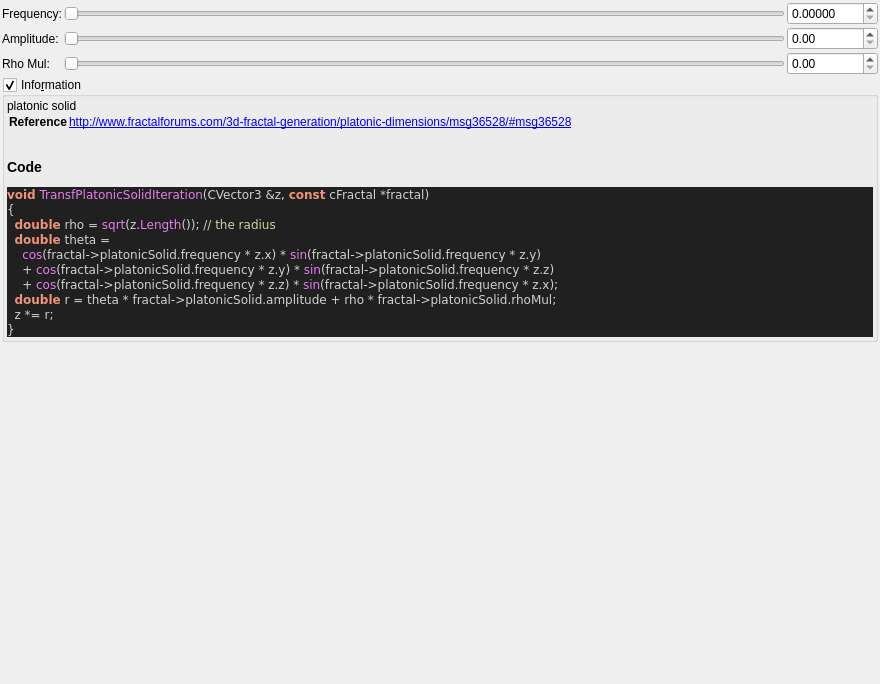
<?xml version="1.0" encoding="UTF-8"?>
<ui version="4.0">
 <class>transf_platonic_solid</class>
 <widget class="QWidget" name="Form">
  <property name="geometry">
   <rect>
    <x>0</x>
    <y>0</y>
    <width>880</width>
    <height>684</height>
   </rect>
  </property>
  <property name="windowTitle">
   <string notr="true">transf_platonic_solid</string>
  </property>
  <layout class="QVBoxLayout" name="verticalLayout">
   <property name="spacing">
    <number>2</number>
   </property>
   <property name="leftMargin">
    <number>2</number>
   </property>
   <property name="topMargin">
    <number>2</number>
   </property>
   <property name="rightMargin">
    <number>2</number>
   </property>
   <property name="bottomMargin">
    <number>2</number>
   </property>
   <item>
    <layout class="QGridLayout" name="gridLayout">
     <property name="spacing">
      <number>2</number>
     </property>
     <item row="0" column="0">
      <widget class="QLabel" name="label_frequency">
       <property name="text">
        <string>Frequency:</string>
       </property>
      </widget>
     </item>
     <item row="0" column="1">
      <widget class="QSlider" name="slider_platonic_solid_frequency">
       <property name="sizePolicy">
        <sizepolicy hsizetype="Expanding" vsizetype="Maximum">
         <horstretch>0</horstretch>
         <verstretch>0</verstretch>
        </sizepolicy>
       </property>
       <property name="maximum">
        <number>2000</number>
       </property>
       <property name="singleStep">
        <number>1</number>
       </property>
       <property name="orientation">
        <enum>Qt::Horizontal</enum>
       </property>
      </widget>
     </item>
     <item row="0" column="2">
      <widget class="MyDoubleSpinBox" name="spinbox_platonic_solid_frequency">
       <property name="sizePolicy">
        <sizepolicy hsizetype="Minimum" vsizetype="Maximum">
         <horstretch>0</horstretch>
         <verstretch>0</verstretch>
        </sizepolicy>
       </property>
       <property name="prefix">
        <string/>
       </property>
       <property name="suffix">
        <string/>
       </property>
       <property name="decimals">
        <number>5</number>
       </property>
       <property name="minimum">
        <double>0.000000000000000</double>
       </property>
       <property name="maximum">
        <double>1000.000000000000000</double>
       </property>
       <property name="singleStep">
        <double>0.100000000000000</double>
       </property>
      </widget>
     </item>
     <item row="1" column="0">
      <widget class="QLabel" name="label_amplitude">
       <property name="text">
        <string>Amplitude:</string>
       </property>
      </widget>
     </item>
     <item row="1" column="1">
      <widget class="QSlider" name="slider_platonic_solid_amplitude">
       <property name="sizePolicy">
        <sizepolicy hsizetype="Expanding" vsizetype="Maximum">
         <horstretch>0</horstretch>
         <verstretch>0</verstretch>
        </sizepolicy>
       </property>
       <property name="maximum">
        <number>2000</number>
       </property>
       <property name="singleStep">
        <number>1</number>
       </property>
       <property name="orientation">
        <enum>Qt::Horizontal</enum>
       </property>
      </widget>
     </item>
     <item row="1" column="2">
      <widget class="MyDoubleSpinBox" name="spinbox_platonic_solid_amplitude">
       <property name="sizePolicy">
        <sizepolicy hsizetype="Minimum" vsizetype="Maximum">
         <horstretch>0</horstretch>
         <verstretch>0</verstretch>
        </sizepolicy>
       </property>
       <property name="prefix">
        <string/>
       </property>
       <property name="suffix">
        <string/>
       </property>
       <property name="decimals">
        <number>2</number>
       </property>
       <property name="minimum">
        <double>0.000000000000000</double>
       </property>
       <property name="maximum">
        <double>1000.000000000000000</double>
       </property>
       <property name="singleStep">
        <double>0.100000000000000</double>
       </property>
      </widget>
     </item>
     <item row="2" column="0">
      <widget class="QLabel" name="label_rhoMul">
       <property name="text">
        <string>Rho Mul:</string>
       </property>
      </widget>
     </item>
     <item row="2" column="1">
      <widget class="QSlider" name="slider_platonic_solid_rhoMul">
       <property name="sizePolicy">
        <sizepolicy hsizetype="Expanding" vsizetype="Maximum">
         <horstretch>0</horstretch>
         <verstretch>0</verstretch>
        </sizepolicy>
       </property>
       <property name="maximum">
        <number>2000</number>
       </property>
       <property name="singleStep">
        <number>1</number>
       </property>
       <property name="orientation">
        <enum>Qt::Horizontal</enum>
       </property>
      </widget>
     </item>
     <item row="2" column="2">
      <widget class="MyDoubleSpinBox" name="spinbox_platonic_solid_rhoMul">
       <property name="sizePolicy">
        <sizepolicy hsizetype="Minimum" vsizetype="Maximum">
         <horstretch>0</horstretch>
         <verstretch>0</verstretch>
        </sizepolicy>
       </property>
       <property name="prefix">
        <string/>
       </property>
       <property name="suffix">
        <string/>
       </property>
       <property name="decimals">
        <number>2</number>
       </property>
       <property name="minimum">
        <double>0.000000000000000</double>
       </property>
       <property name="maximum">
        <double>1000.000000000000000</double>
       </property>
       <property name="singleStep">
        <double>0.100000000000000</double>
       </property>
      </widget>
     </item>
    </layout>
   </item>
   <item>
    <widget class="MyGroupBox" name="groupCheck_info">
     <property name="title">
      <string>Info&amp;rmation</string>
     </property>
     <property name="flat">
      <bool>false</bool>
     </property>
     <property name="checkable">
      <bool>true</bool>
     </property>
     <layout class="QVBoxLayout" name="verticalLayout_2">
      <property name="spacing">
       <number>2</number>
      </property>
      <property name="leftMargin">
       <number>2</number>
      </property>
      <property name="topMargin">
       <number>2</number>
      </property>
      <property name="rightMargin">
       <number>2</number>
      </property>
      <property name="bottomMargin">
       <number>2</number>
      </property>
      <item>
       <widget class="QLabel" name="label_code_content">
        <property name="text">
         <string notr="true">&lt;p&gt;platonic solid&lt;/p&gt;&lt;table&gt;
&lt;tr&gt;&lt;th&gt;Reference&lt;/th&gt;&lt;td&gt;&lt;a href=&quot;http://www.fractalforums.com/3d-fractal-generation/platonic-dimensions/msg36528/#msg36528&quot;&gt;http://www.fractalforums.com/3d-fractal-generation/platonic-dimensions/msg36528/#msg36528&lt;br&gt;
&lt;/td&gt;&lt;/tr&gt;
&lt;/table&gt;
&lt;h3&gt;Code&lt;/h3&gt;
&lt;body style=&quot;background-color:#202020&quot;&gt;
&lt;pre style=&quot;color:#d0d0d0; background-color:#202020;  font-family:'Courier New',monospace;&quot;&gt;&lt;span style=&quot;color:#f09479; font-weight:bold&quot;&gt;void&lt;/span&gt; &lt;span style=&quot;color:#e47eed&quot;&gt;TransfPlatonicSolidIteration&lt;/span&gt;&lt;span style=&quot;color:#d0d0d0&quot;&gt;(&lt;/span&gt;CVector3 &lt;span style=&quot;color:#d0d0d0&quot;&gt;&amp;amp;&lt;/span&gt;z&lt;span style=&quot;color:#d0d0d0&quot;&gt;,&lt;/span&gt; &lt;span style=&quot;color:#f09479; font-weight:bold&quot;&gt;const&lt;/span&gt; cFractal &lt;span style=&quot;color:#d0d0d0&quot;&gt;*&lt;/span&gt;fractal&lt;span style=&quot;color:#d0d0d0&quot;&gt;)&lt;/span&gt;
&lt;span style=&quot;color:#d0d0d0&quot;&gt;{&lt;/span&gt;
  &lt;span style=&quot;color:#f09479; font-weight:bold&quot;&gt;double&lt;/span&gt; rho &lt;span style=&quot;color:#d0d0d0&quot;&gt;=&lt;/span&gt; &lt;span style=&quot;color:#e47eed&quot;&gt;sqrt&lt;/span&gt;&lt;span style=&quot;color:#d0d0d0&quot;&gt;(&lt;/span&gt;z&lt;span style=&quot;color:#d0d0d0&quot;&gt;.&lt;/span&gt;&lt;span style=&quot;color:#e47eed&quot;&gt;Length&lt;/span&gt;&lt;span style=&quot;color:#d0d0d0&quot;&gt;());&lt;/span&gt; &lt;span style=&quot;color:#d0d0a0&quot;&gt;// the radius&lt;/span&gt;
  &lt;span style=&quot;color:#f09479; font-weight:bold&quot;&gt;double&lt;/span&gt; theta &lt;span style=&quot;color:#d0d0d0&quot;&gt;=&lt;/span&gt;
    &lt;span style=&quot;color:#e47eed&quot;&gt;cos&lt;/span&gt;&lt;span style=&quot;color:#d0d0d0&quot;&gt;(&lt;/span&gt;fractal&lt;span style=&quot;color:#d0d0d0&quot;&gt;-&amp;gt;&lt;/span&gt;platonicSolid&lt;span style=&quot;color:#d0d0d0&quot;&gt;.&lt;/span&gt;frequency &lt;span style=&quot;color:#d0d0d0&quot;&gt;*&lt;/span&gt; z&lt;span style=&quot;color:#d0d0d0&quot;&gt;.&lt;/span&gt;x&lt;span style=&quot;color:#d0d0d0&quot;&gt;) *&lt;/span&gt; &lt;span style=&quot;color:#e47eed&quot;&gt;sin&lt;/span&gt;&lt;span style=&quot;color:#d0d0d0&quot;&gt;(&lt;/span&gt;fractal&lt;span style=&quot;color:#d0d0d0&quot;&gt;-&amp;gt;&lt;/span&gt;platonicSolid&lt;span style=&quot;color:#d0d0d0&quot;&gt;.&lt;/span&gt;frequency &lt;span style=&quot;color:#d0d0d0&quot;&gt;*&lt;/span&gt; z&lt;span style=&quot;color:#d0d0d0&quot;&gt;.&lt;/span&gt;y&lt;span style=&quot;color:#d0d0d0&quot;&gt;)&lt;/span&gt;
    &lt;span style=&quot;color:#d0d0d0&quot;&gt;+&lt;/span&gt; &lt;span style=&quot;color:#e47eed&quot;&gt;cos&lt;/span&gt;&lt;span style=&quot;color:#d0d0d0&quot;&gt;(&lt;/span&gt;fractal&lt;span style=&quot;color:#d0d0d0&quot;&gt;-&amp;gt;&lt;/span&gt;platonicSolid&lt;span style=&quot;color:#d0d0d0&quot;&gt;.&lt;/span&gt;frequency &lt;span style=&quot;color:#d0d0d0&quot;&gt;*&lt;/span&gt; z&lt;span style=&quot;color:#d0d0d0&quot;&gt;.&lt;/span&gt;y&lt;span style=&quot;color:#d0d0d0&quot;&gt;) *&lt;/span&gt; &lt;span style=&quot;color:#e47eed&quot;&gt;sin&lt;/span&gt;&lt;span style=&quot;color:#d0d0d0&quot;&gt;(&lt;/span&gt;fractal&lt;span style=&quot;color:#d0d0d0&quot;&gt;-&amp;gt;&lt;/span&gt;platonicSolid&lt;span style=&quot;color:#d0d0d0&quot;&gt;.&lt;/span&gt;frequency &lt;span style=&quot;color:#d0d0d0&quot;&gt;*&lt;/span&gt; z&lt;span style=&quot;color:#d0d0d0&quot;&gt;.&lt;/span&gt;z&lt;span style=&quot;color:#d0d0d0&quot;&gt;)&lt;/span&gt;
    &lt;span style=&quot;color:#d0d0d0&quot;&gt;+&lt;/span&gt; &lt;span style=&quot;color:#e47eed&quot;&gt;cos&lt;/span&gt;&lt;span style=&quot;color:#d0d0d0&quot;&gt;(&lt;/span&gt;fractal&lt;span style=&quot;color:#d0d0d0&quot;&gt;-&amp;gt;&lt;/span&gt;platonicSolid&lt;span style=&quot;color:#d0d0d0&quot;&gt;.&lt;/span&gt;frequency &lt;span style=&quot;color:#d0d0d0&quot;&gt;*&lt;/span&gt; z&lt;span style=&quot;color:#d0d0d0&quot;&gt;.&lt;/span&gt;z&lt;span style=&quot;color:#d0d0d0&quot;&gt;) *&lt;/span&gt; &lt;span style=&quot;color:#e47eed&quot;&gt;sin&lt;/span&gt;&lt;span style=&quot;color:#d0d0d0&quot;&gt;(&lt;/span&gt;fractal&lt;span style=&quot;color:#d0d0d0&quot;&gt;-&amp;gt;&lt;/span&gt;platonicSolid&lt;span style=&quot;color:#d0d0d0&quot;&gt;.&lt;/span&gt;frequency &lt;span style=&quot;color:#d0d0d0&quot;&gt;*&lt;/span&gt; z&lt;span style=&quot;color:#d0d0d0&quot;&gt;.&lt;/span&gt;x&lt;span style=&quot;color:#d0d0d0&quot;&gt;);&lt;/span&gt;
  &lt;span style=&quot;color:#f09479; font-weight:bold&quot;&gt;double&lt;/span&gt; r &lt;span style=&quot;color:#d0d0d0&quot;&gt;=&lt;/span&gt; theta &lt;span style=&quot;color:#d0d0d0&quot;&gt;*&lt;/span&gt; fractal&lt;span style=&quot;color:#d0d0d0&quot;&gt;-&amp;gt;&lt;/span&gt;platonicSolid&lt;span style=&quot;color:#d0d0d0&quot;&gt;.&lt;/span&gt;amplitude &lt;span style=&quot;color:#d0d0d0&quot;&gt;+&lt;/span&gt; rho &lt;span style=&quot;color:#d0d0d0&quot;&gt;*&lt;/span&gt; fractal&lt;span style=&quot;color:#d0d0d0&quot;&gt;-&amp;gt;&lt;/span&gt;platonicSolid&lt;span style=&quot;color:#d0d0d0&quot;&gt;.&lt;/span&gt;rhoMul&lt;span style=&quot;color:#d0d0d0&quot;&gt;;&lt;/span&gt;
  z &lt;span style=&quot;color:#d0d0d0&quot;&gt;*=&lt;/span&gt; r&lt;span style=&quot;color:#d0d0d0&quot;&gt;;&lt;/span&gt;
&lt;span style=&quot;color:#d0d0d0&quot;&gt;}&lt;/span&gt;
&lt;/pre&gt;
&lt;/body&gt;</string>
        </property>
        <property name="wordWrap">
         <bool>true</bool>
        </property>
        <property name="openExternalLinks">
         <bool>true</bool>
        </property>
        <property name="textInteractionFlags">
         <set>Qt::LinksAccessibleByMouse|Qt::TextSelectableByMouse</set>
        </property>
       </widget>
      </item>
     </layout>
    </widget>
   </item>
   <item>
    <spacer name="verticalSpacer">
     <property name="orientation">
      <enum>Qt::Vertical</enum>
     </property>
     <property name="sizeHint" stdset="0">
      <size>
       <width>20</width>
       <height>40</height>
      </size>
     </property>
    </spacer>
   </item>
  </layout>
 </widget>
 <customwidgets>
  <customwidget>
   <class>MyGroupBox</class>
   <extends>QGroupBox</extends>
   <header>my_group_box.h</header>
   <container>1</container>
  </customwidget>
  <customwidget>
   <class>MyDoubleSpinBox</class>
   <extends>QDoubleSpinBox</extends>
   <header>my_double_spin_box.h</header>
  </customwidget>
 </customwidgets>
 <tabstops>
  <tabstop>slider_platonic_solid_frequency</tabstop>
  <tabstop>spinbox_platonic_solid_frequency</tabstop>
  <tabstop>slider_platonic_solid_amplitude</tabstop>
  <tabstop>spinbox_platonic_solid_amplitude</tabstop>
  <tabstop>slider_platonic_solid_rhoMul</tabstop>
  <tabstop>spinbox_platonic_solid_rhoMul</tabstop>
  <tabstop>groupCheck_info</tabstop>
 </tabstops>
 <resources/>
 <connections/>
</ui>
